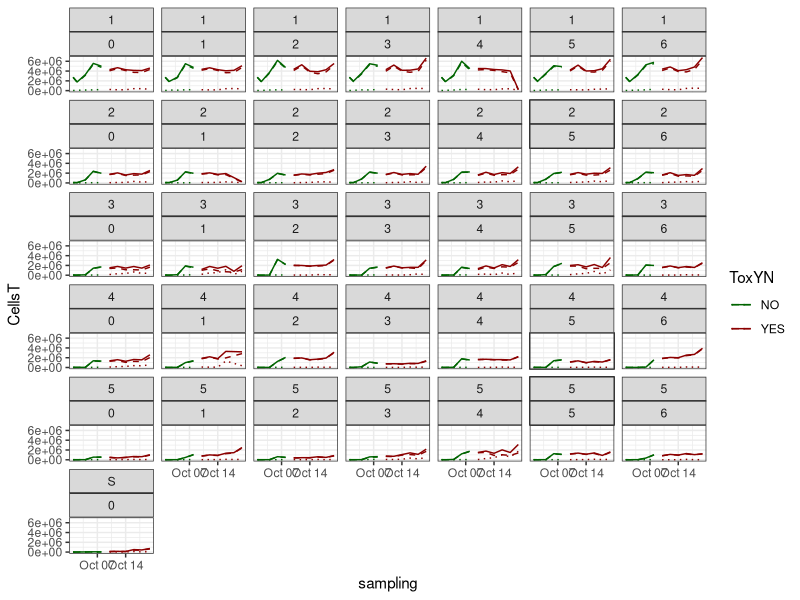

R code for this plot:

##### flow cytometer counts of Bacteria, counted every second day ######

####### column legend: ######

##  sampling  : sampling date (dd/mm/yy)
##  CellsL    : number of "alive" Cells per ml (Propidium Iodide negative)
##  CellsD  	: number of "dead" Cells per ml (Propidium Iodide negative)
##  CellsT		: sum of CellsL and CellsD
##  pDead		  : percentage of "dead" Cells. OBS: the percentage can be very high if the total count is very low! That's an artefact!  
##  DIV		    : nominal Diversity level. 1=undiluted, 5 = highest dilution 
##  Tox		    : nominal Toxicity level. 1=highest tox level, 6=lowest. 0 = no Cipro added. OBS: Cipro was only added after 2013-10-10!
##  BOT		    : Botle number
##  ToxC		  : intendet Ciprofloxacin concentration in mol/L. OBS not measuresd concetrations!

###############################

library(ggplot2)
library(lubridate)

# read in data
Bac <- read.table("BacCounts.txt" , header = T , sep = "\t")

# transform $sampling into POSIXct date
Bac$sampling <- dmy(Bac$sampling)

# add with / without tox level
Bac$ToxYN <- NA
Bac[Bac$sampling < ymd(20131010),]$ToxYN <-"NO"
Bac[Bac$sampling >= ymd(20131010),]$ToxYN <-"YES"

# plot Cell counts by diversity and Tox

ggplot(Bac, aes(y=CellsT, x=sampling,colour=ToxYN))+
  facet_wrap(~DIV*Tox,ncol=7)+
  stat_summary(fun.y = mean, geom = "line",linetype="solid")+
  stat_summary(aes(y=CellsL),fun.y = mean, geom = "line",linetype="dashed")+
  stat_summary(aes(y=CellsD),fun.y = mean, geom = "line",linetype="dotted")+
  theme_bw()+
  scale_colour_manual(values=c("darkgreen","darkred"))
  
